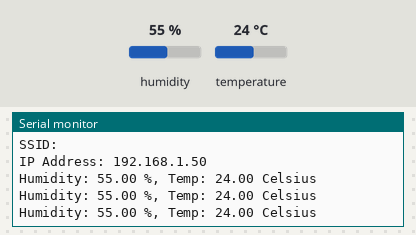
The sketch below on a simulated Arduino MKR. Parts: the last lines printed to the serial monitor. The test bench sets the inputs (shaded band); at power-on: humidity 55 %, temperature 24 °C. WiFi joins after 1.5 s; servers stay silent unless stated; uploads are accepted with an empty reply; not simulated (calls return 0 or success): arduino_secrets.h.

Above: at 2.7 s.
2.8 s: humidity set to 22 %
At 6.68 s:
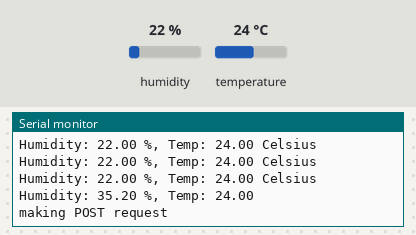
8.0 s: temperature set to 12 °C
At 8.6 s:
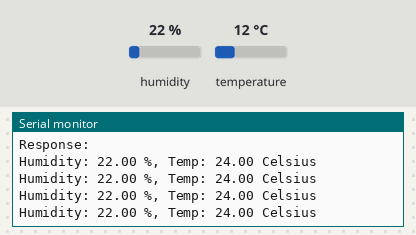
10.7 s: humidity set to 40 %
At 11.1 s:
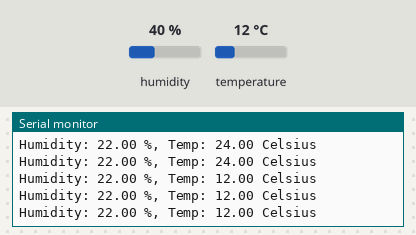
Timing chart, 0 to 13.7 s (numbered marks = the images above; inputs shaded):
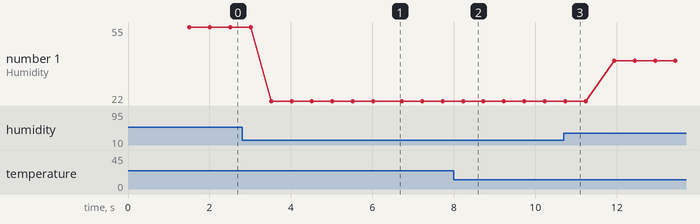

Measured:
- after the input at 2.8 s, the serial monitor: prints a new line after 0.71 s (image 1)
- plotted number 1: 55 → 22 after the input at 2.8 s, 22 → 40 after the input at 10.7 s

The sketch:

WiFiWebClient.ino
```cpp
//The MKR1000 board is very unstable, and do stop working after a while. It can be hours
// or sometimes days. But it do fail often. There for it is not suitable for production environment.


// Simple POST client for ArduinoHttpClient library
// Connects to server once every five seconds, sends a POST request
// and a request body

#include <DHT.h>
#include <SPI.h>
#include <WiFi101.h>
#include "arduino_secrets.h"
#include <ArduinoHttpClient.h>

// Constants
#define DHTPIN 2          // what pin we're connected to
#define DHTTYPE DHT22     // DHT 22  (AM2302)
DHT dht(DHTPIN, DHTTYPE); //// Initialize DHT sensor for normal 16mhz Arduino

// Variables
float hum;                // Stores humidity value
float temp;               // Stores temperature value
int messuringTimer = 500; // Time between messurement

// How many messurements shall be made before calculating the sending dataList
//  All three numbers needs to be the same or the code will break
int spreadSize = 10;
float hums[10];
float temps[10];

///////please enter your sensitive data in the Secret tab/arduino_secrets.h
/////// WiFi Settings ///////
char ssid[] = SECRET_SSID;
char pass[] = SECRET_PASS;

//char serverAddress[] = "192.168.2.24"; // server address for the API at home
char serverAddress[] = "192.168.2.105"; // server address for the API at school
int port = 8001;                       // Port number for the API

WiFiClient wifi;
HttpClient client = HttpClient(wifi, serverAddress, port);
int status = WL_IDLE_STATUS;

void setup()
{
  Serial.begin(9600);
  dht.begin();
  while (status != WL_CONNECTED)
  {
    Serial.print("Attempting to connect to Network named: ");
    Serial.println(ssid); // print the network name (SSID);

    // Connect to WPA/WPA2 network:
    status = WiFi.begin(ssid, pass);
  }

  // print the SSID of the network you're attached to:
  Serial.print("SSID: ");
  Serial.println(WiFi.SSID());

  // print your WiFi shield's IP address:
  IPAddress ip = WiFi.localIP();
  Serial.print("IP Address: ");
  Serial.println(ip);
}

void loop()
{
  // Reading and calculating the numbers
  readTempAndHum();

  // filling in the data to send
  String path = "/api/sensor/post";
  Serial.println("making POST request");
  String contentType = "application/json";

  String postData = "{\"humidity\":" + String(hum, 2) + ",\"temperature\":" + String(temp, 2) + "}";

  // Sending the data to API
  client.post(path, contentType, postData);

  // read the status code and body of the response
  int statusCode = client.responseStatusCode();
  String response = client.responseBody();
  // Print staus code and response
  Serial.print("Status code: ");
  Serial.println(statusCode);
  Serial.print("Response: ");
  Serial.println(response);
}

// Function to do the messurements, calculating avarage an
void readTempAndHum()
{
  // Filling in data from sensor to the arrays to be used for calculating the avarage
  for (int i = 0; i < spreadSize; i++)
  {
    hum = dht.readHumidity();
    temp = dht.readTemperature();
    Serial.print("Humidity: ");
    Serial.print(hum);
    Serial.print(" %, Temp: ");
    Serial.print(temp);
    Serial.println(" Celsius");
    hums[i] = hum;
    temps[i] = temp;
    delay(messuringTimer);
  }
  calculateAvarage();
}

// Function to calculate avarage for each messurement
void calculateAvarage()
{
  float humsCount = 0;
  float tempsCount = 0;
  for (int i = 0; i < spreadSize; i++)
  {
    humsCount += hums[i];
    tempsCount += temps[i];
  }
  hum = humsCount / spreadSize;
  temp = tempsCount / spreadSize;
  Serial.print("Humidity: ");
  Serial.print(hum);
  Serial.print(" %, Temp: ");
  Serial.println(temp);
}
```
